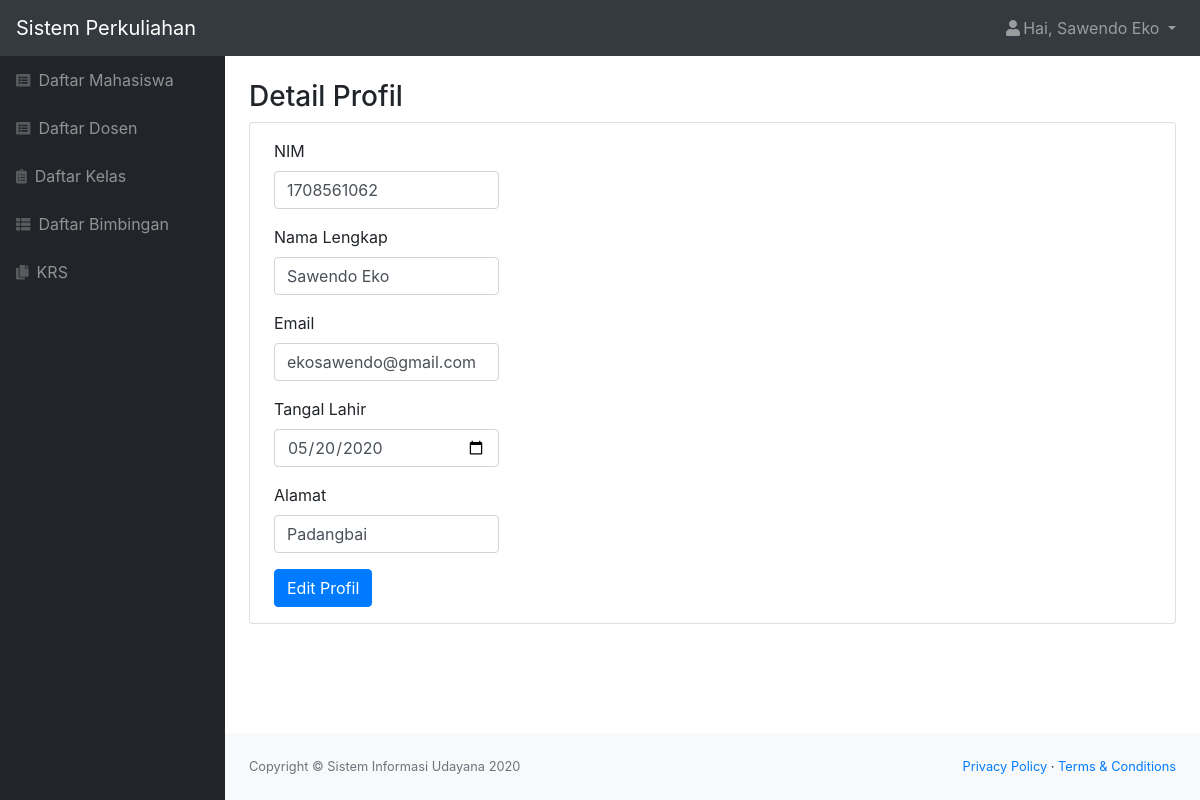
Page /profil_mahasiswa.php (signed in) on the committed database.
### tables this page shows
CREATE TABLE `mahasiswa` (
  `id_mahasiswa` int(11) NOT NULL,
  `role` char(1) NOT NULL,
  `nim` char(10) NOT NULL,
  `nama` varchar(50) NOT NULL,
  `email` varchar(50) NOT NULL,
  `alamat` varchar(50) NOT NULL,
  `tanggal_lahir` date NOT NULL,
  `status` varchar(20) NOT NULL,
  `password` varchar(300) NOT NULL
);

### profil_mahasiswa.php (the view, shortened to what this page needs)
<?php
    include "function.php";
    $nama = $_SESSION['nama'];
    $role = $_SESSION['role'];
    $id = $_SESSION['id'];
    $queryUser = mysqli_query($koneksi, "SELECT * FROM mahasiswa WHERE id_mahasiswa = '$id'");
    $user = mysqli_fetch_assoc($queryUser);
?>
<!DOCTYPE html>
<html lang="en">
    <head>
        <link href="css/styles.css" rel="stylesheet" />
        <link href="https://cdn.datatables.net/1.10.20/css/dataTables.bootstrap4.min.css" rel="stylesheet" />
    </head>
    <body class="sb-nav-fixed">
        <nav class="sb-topnav navbar navbar-expand navbar-dark bg-dark">
            <a class="navbar-brand" href="index.html">Sistem Perkuliahan</a>
            <ul class="navbar-nav ml-auto">
                <li class="nav-item dropdown">
                    <a class="nav-link dropdown-toggle" id="userDropdown" href="#" role="button" data-toggle="dropdown" aria-haspopup="true" aria-expanded="false"><i class="fas fa-user fa-fw"></i>Hai, <?= $nama; ?> </a>
                </li>
            </ul>
        </nav>
        <div id="layoutSidenav">
            <div id="layoutSidenav_nav">
                <nav class="sb-sidenav accordion sb-sidenav-dark" id="sidenavAccordion">
                    <div class="sb-sidenav-menu">
                        <div class="nav">
                            <a class="nav-link" href="mahasiswa.php"
                                ><div class="sb-nav-link-icon"><i class="fas fa-list-alt"></i></div>
                                Daftar Mahasiswa</a
                            >
                            <a class="nav-link" href="dosen.php"
                                ><div class="sb-nav-link-icon"><i class="fas fa-list-alt"></i></div>
                                Daftar Dosen</a
                            >
                            <a class="nav-link" href="kelas.php"
                                ><div class="sb-nav-link-icon"><i class="fas fa-clipboard-list"></i></div>
                                Daftar Kelas</a
                            >
                            <a class="nav-link" href="bimbingan.php"
                                ><div class="sb-nav-link-icon"><i class="fas fa-th-list"></i></div>
                                Daftar Bimbingan</a
                            >
                            <?php if($role == "1") { ?>
                            <a class="nav-link" href="krs.php"
                                ><div class="sb-nav-link-icon"><i class="fas fa-copy"></i></div>
                                KRS</a>
                            <?php } ?>
                        </div>
                    </div>
                </nav>
            </div>
            <div id="layoutSidenav_content">
                <main>
                    <div class="container-fluid">
                        <h3 class="mt-4">Detail Profil</h3>
                        <div class="card mb-4">
                            <form action="function.php?act=editProfil&id_mahasiswa=<?= $user['id_mahasiswa']; ?>" id="edit" method="POST" >
                                <div class="form-group ml-4 py-3 mb-0">
                                    <label for="nim">NIM</label>
                                    <input type="text" class="form-control col-sm-3" id="nim" name="nim" value="<?= $user['nim']; ?>" >
                                </div>
                                <div class="form-group ml-4">
                                    <label for="nama">Nama Lengkap</label>
                                    <input type="text" class="form-control col-sm-3" id="nama" name="nama" value="<?= $user['nama']; ?>">
                                </div>
                                <div class="form-group ml-4">
                                    <label for="email">Email</label>
                                    <input type="text" class="form-control col-sm-3" id="email" name="email" value="<?= $user['email']; ?>">
                                </div>
                                <div class="form-group ml-4">
                                    <label for="tgl_lahir">Tangal Lahir</label>
                                    <input type="date" class="form-control col-sm-3" id="tgl_lahir" name="tgl_lahir" value="<?= $user['tanggal_lahir']; ?>">
                                </div>
                                <div class="form-group ml-4">
                                    <label for="alamat">Alamat</label>
                                    <input type="text" class="form-control col-sm-3" id="alamat" name="alamat" value="<?= $user['alamat']; ?>">
                                </div>
                                <input type="submit" name="edit_btn" id="edit" class="btn btn-primary ml-4 mb-3" value="Edit Profil">
                            </form>
                        </div>
                    </div>
                </main>
                <footer class="py-4 bg-light mt-auto">
                    <div class="container-fluid">
                        <div class="d-flex align-items-center justify-content-between small">
                            <div class="text-muted">Copyright &copy; Sistem Informasi Udayana 2020</div>
                            <div>
                                <a href="#">Privacy Policy</a>
                                &middot;
                                <a href="#">Terms &amp; Conditions</a>
                            </div>
                        </div>
                    </div>
                </footer>
            </div>
        </div>
    </body>
</html>

### rows in the picture
mahasiswa: nim "1708561062", nama "Sawendo Eko", email "ekosawendo@gmail.com", tgl_lahir "05/20/2020", alamat "Padangbai"

### other values in the picture
$nama "Sawendo Eko"
